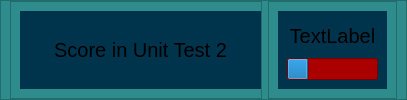
                            <widget class="QWidget" name="widget_21" native="true">
                             <property name="styleSheet">
                              <string notr="true">background-color: rgb(46, 140, 140);</string>
                             </property>
                             <layout class="QVBoxLayout" name="verticalLayout_124">
                              <property name="spacing">
                               <number>0</number>
                              </property>
                              <property name="leftMargin">
                               <number>0</number>
                              </property>
                              <property name="topMargin">
                               <number>0</number>
                              </property>
                              <property name="rightMargin">
                               <number>0</number>
                              </property>
                              <property name="bottomMargin">
                               <number>0</number>
                              </property>
                              <item>
                               <widget class="QFrame" name="frame_86">
                                <property name="frameShape">
                                 <enum>QFrame::StyledPanel</enum>
                                </property>
                                <property name="frameShadow">
                                 <enum>QFrame::Raised</enum>
                                </property>
                                <layout class="QHBoxLayout" name="horizontalLayout_30">
                                 <property name="spacing">
                                  <number>6</number>
                                 </property>
                                 <property name="topMargin">
                                  <number>0</number>
                                 </property>
                                 <property name="bottomMargin">
                                  <number>0</number>
                                 </property>
                                 <item>
                                  <widget class="QFrame" name="frame_87">
                                   <property name="frameShape">
                                    <enum>QFrame::StyledPanel</enum>
                                   </property>
                                   <property name="frameShadow">
                                    <enum>QFrame::Raised</enum>
                                   </property>
                                   <layout class="QVBoxLayout" name="verticalLayout_125">
                                    <property name="rightMargin">
                                     <number>0</number>
                                    </property>
                                    <item>
                                     <widget class="QLabel" name="label_186">
                                      <property name="font">
                                       <font>
                                        <pointsize>15</pointsize>
                                       </font>
                                      </property>
                                      <property name="styleSheet">
                                       <string notr="true">background-color: rgb(0, 52, 77);
padding-right: 34px;
padding-left: 34px;</string>
                                      </property>
                                      <property name="text">
                                       <string>Score in Unit Test 2</string>
                                      </property>
                                      <property name="alignment">
                                       <set>Qt::AlignCenter</set>
                                      </property>
                                     </widget>
                                    </item>
                                   </layout>
                                  </widget>
                                 </item>
                                 <item>
                                  <widget class="QFrame" name="frame_88">
                                   <property name="frameShape">
                                    <enum>QFrame::StyledPanel</enum>
                                   </property>
                                   <property name="frameShadow">
                                    <enum>QFrame::Raised</enum>
                                   </property>
                                   <layout class="QVBoxLayout" name="verticalLayout_126">
                                    <property name="spacing">
                                     <number>6</number>
                                    </property>
                                    <property name="leftMargin">
                                     <number>9</number>
                                    </property>
                                    <item>
                                     <widget class="QWidget" name="widget_19" native="true">
                                      <property name="styleSheet">
                                       <string notr="true">background-color: rgb(0, 52, 77);</string>
                                      </property>
                                      <layout class="QVBoxLayout" name="verticalLayout_107">
                                       <item>
                                        <widget class="QLabel" name="show_scoreUnit2_label">
                                         <property name="font">
                                          <font>
                                           <pointsize>15</pointsize>
                                          </font>
                                         </property>
                                         <property name="styleSheet">
                                          <string notr="true">#show_scoreUnit2_label{
	background-color: rgb(0, 52, 77);
}
</string>
                                         </property>
                                         <property name="text">
                                          <string>TextLabel</string>
                                         </property>
                                         <property name="alignment">
                                          <set>Qt::AlignCenter</set>
                                         </property>
                                        </widget>
                                       </item>
                                       <item>
                                        <widget class="QProgressBar" name="unitTest2_progressBar">
                                         <property name="styleSheet">
                                          <string notr="true">background-color: rgb(170, 0, 0);</string>
                                         </property>
                                         <property name="value">
                                          <number>24</number>
                                         </property>
                                         <property name="textVisible">
                                          <bool>false</bool>
                                         </property>
                                        </widget>
                                       </item>
                                      </layout>
                                     </widget>
                                    </item>
                                   </layout>
                                  </widget>
                                 </item>
                                </layout>
                               </widget>
                              </item>
                             </layout>
                            </widget>
